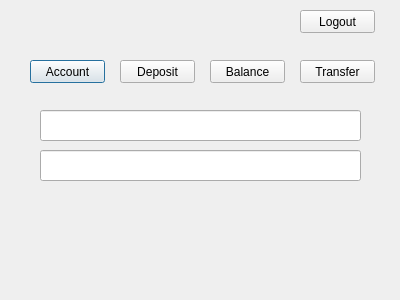
<?xml version="1.0" encoding="UTF-8"?>
<ui version="4.0">
 <class>profilePage</class>
 <widget class="QDialog" name="profilePage">
  <property name="geometry">
   <rect>
    <x>0</x>
    <y>0</y>
    <width>400</width>
    <height>300</height>
   </rect>
  </property>
  <property name="windowTitle">
   <string>Profile</string>
  </property>
  <widget class="QPushButton" name="pushButton_account">
   <property name="geometry">
    <rect>
     <x>30</x>
     <y>60</y>
     <width>75</width>
     <height>23</height>
    </rect>
   </property>
   <property name="text">
    <string>Account</string>
   </property>
  </widget>
  <widget class="QPushButton" name="pushButton_Transfer">
   <property name="geometry">
    <rect>
     <x>300</x>
     <y>60</y>
     <width>75</width>
     <height>23</height>
    </rect>
   </property>
   <property name="text">
    <string>Transfer</string>
   </property>
  </widget>
  <widget class="QPushButton" name="pushButton_Balance">
   <property name="geometry">
    <rect>
     <x>210</x>
     <y>60</y>
     <width>75</width>
     <height>23</height>
    </rect>
   </property>
   <property name="text">
    <string>Balance</string>
   </property>
  </widget>
  <widget class="QPushButton" name="pushButton_Logout">
   <property name="geometry">
    <rect>
     <x>300</x>
     <y>10</y>
     <width>75</width>
     <height>23</height>
    </rect>
   </property>
   <property name="text">
    <string>Logout</string>
   </property>
  </widget>
  <widget class="QLineEdit" name="lineEdit">
   <property name="geometry">
    <rect>
     <x>40</x>
     <y>110</y>
     <width>321</width>
     <height>31</height>
    </rect>
   </property>
   <property name="readOnly">
    <bool>true</bool>
   </property>
  </widget>
  <widget class="QLineEdit" name="lineEdit_2">
   <property name="geometry">
    <rect>
     <x>40</x>
     <y>150</y>
     <width>321</width>
     <height>31</height>
    </rect>
   </property>
  </widget>
  <widget class="QPushButton" name="pushButton_Deposit">
   <property name="geometry">
    <rect>
     <x>120</x>
     <y>60</y>
     <width>75</width>
     <height>23</height>
    </rect>
   </property>
   <property name="text">
    <string>Deposit</string>
   </property>
  </widget>
 </widget>
 <resources/>
 <connections/>
</ui>
